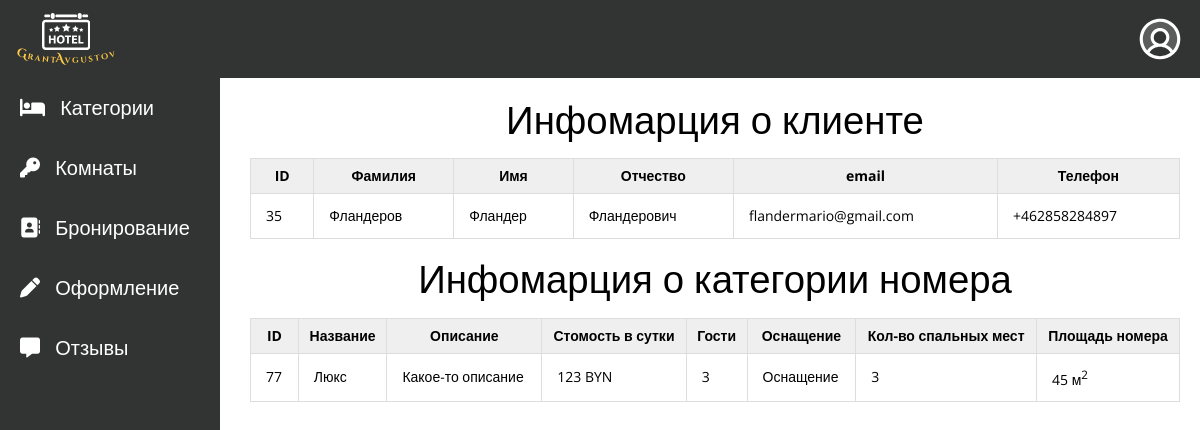
Page /views/client.php?id_сlient=35&id_apart=77 on the committed database.
### tables this page shows
CREATE TABLE `client` (
  `id` int NOT NULL,
  `surname` varchar(255) NOT NULL,
  `name` varchar(255) NOT NULL,
  `patronymic` varchar(255) NOT NULL,
  `email` varchar(255) NOT NULL,
  `telephone` varchar(255) NOT NULL
);

CREATE TABLE `apartments` (
  `id` int NOT NULL,
  `title` varchar(255) NOT NULL,
  `description` varchar(255) NOT NULL,
  `cost` int NOT NULL,
  `guests` tinyint NOT NULL,
  `equipment` varchar(255) NOT NULL,
  `bed` tinyint NOT NULL,
  `square` int NOT NULL
);

### app/controllers/apartbd.php (called while the page is built, shortened)
<?php
include ("C:/OSPanel/domains/hotelproject/app/database/connectdb.php");
include("C:/OSPanel/domains/hotelproject/app/database/functiondb.php");
         if($_SERVER['REQUEST_METHOD'] === 'GET' && isset($_GET['id_сlient'])){
          $id_client = $_GET['id_сlient'];
          $vouchs = selectOne('client', ['id' => $id_client]);
          $surname =  $vouchs['surname'];
          $name =  $vouchs['name'];
          $patronymic =  $vouchs['patronymic'];
          $email =  $vouchs['email'];
          $telephone =  $vouchs['telephone'];
         }
         if($_SERVER['REQUEST_METHOD'] === 'GET' && isset($_GET['id_apart'])){
          $id_apart = $_GET['id_apart'];
          $apinfo = selectOne('apartments', ['id' => $id_apart]);
          $title =  $apinfo['title'];
          $description =  $apinfo['description'];
          $cost =  $apinfo['cost'];
          $guests =  $apinfo['guests'];
          $equipment =  $apinfo['equipment'];
          $bed =  $apinfo['bed'];
          $square =  $apinfo['square'];
         }

### app/database/functiondb.php (called while the page is built, shortened)
<?php
require('connectdb.php');
function dbChekError($query){
    $errInfo = $query -> errorInfo();
    return true;
}
function selectOne($table, $params=[]){
    global $pdo;
    $sql = "SELECT * FROM $table";
    if (!empty($params)){
        $i = 0;
        foreach ($params as $key => $value){
            if ($i === 0){
                $sql = $sql . " WHERE $key = $value";
            } else {
                $sql = $sql . " AND $key = $value";
            }
            $i++;
        }
    }
    $query = $pdo -> prepare($sql);
    $query -> execute();
    return $query -> fetch();
}

### views/client.php (the view, shortened to what this page needs)
<?php session_start();
      include("../app/controllers/apartbd.php");
?>
    <!DOCTYPE html>
    <html lang="en">
    <head>
        <link rel="stylesheet" href="css/reset.css">
        <link rel="stylesheet" href="css/general.css">
        <link rel="stylesheet" href="css/header.css">
        <link rel="stylesheet" href="css/footer.css">
        <link rel="stylesheet" href="css/iconfonts.css">
        <link rel="stylesheet" href="css/admin.css">
</head>
<body>
    <div class="wrapper">
          <?php include("include/header-admin.php"); ?>
<main class="page">
<?php include("include/sidebar-admin.php"); ?>
<section class="aparts_block">
    <div class="aparts_container container">
        <h1 class="aparts_title title_block">Инфомарция о клиенте</h1>
        <div class="aparts_body">
            <table class="table">
            <thead>
<tr><th>ID</th><th>Фамилия</th><th>Имя</th><th>Отчество</th><th>email</th><th>Телефон</th></tr>
</thead>
<tbody>
<tr>
    <td><?= $id_client ?></td>
    <td><?=  $surname ?></td>
    <td><?= $name ?></td>
    <td><?= $patronymic ?></td>
    <td><?= $email ?></td>
    <td><?= $telephone ?></td>
</tr>
</tbody>
</table>
<h1 class="aparts_title title_block">Инфомарция о категории номера</h1>
<table class="table">
            <thead>
<tr><th>ID</th><th>Название</th><th>Описание</th><th>Стомость в сутки</th><th>Гости</th><th>Оснащение</th><th>Кол-во спальных мест</th><th>Площадь номера</th></tr>
</thead>
<tbody>
<tr>
    <td><?= $id_apart ?></td>
    <td><?= $title ?></td>
    <td><?= $description ?></td>
    <td><?= $cost ?> BYN</td>
    <td><?= $guests ?></td>
    <td><?= $equipment ?></td>
    <td><?= $bed ?></td>
    <td><?= $square ?> м<sup>2</sup></td>
</tr>
</tbody>
</table>
        </div>
    </div>
</section>
</main>
</div>
</body>
</html>

### views/css/general.css (style rules this page uses)
body { font-family: 'Open Sans', sans-serif; }
.wrapper { min-height: 100%; overflow: hidden; display: flex; flex-direction: column; }
.page { flex: 1 1 auto; margin: 78px 0px 0px 0px; }

### views/css/admin.css (style rules this page uses)
h1 { text-align: center; font-size: calc(30px + 10 * (100vw / 1440)); font-weight: 400; }
.aparts_block { margin-top: 100px; position: absolute; top: 0; left: 230px; width: calc(100% - 230px); padding: 0px 20px; }
.table { width: 100%; border: 1px solid #dddddd; border-collapse: collapse; }
.table th { font-weight: bold; padding: 10px; background: #efefef; border: 1px solid #dddddd; }
.table td { border: 1px solid #dddddd; padding: 15px; }
.aparts_body > * { margin-top: 20px; }

### rows in the picture
client: surname "Фландеров", name "Фландер", patronymic "Фландерович", email "flandermario@gmail.com", telephone "+462858284897"
apartments: title "Люкс", description "Какое-то описание", cost "123", guests "3", equipment "Оснащение", bed "3", square "45"

### other values in the picture
$id_client "35"
$id_apart "77"
